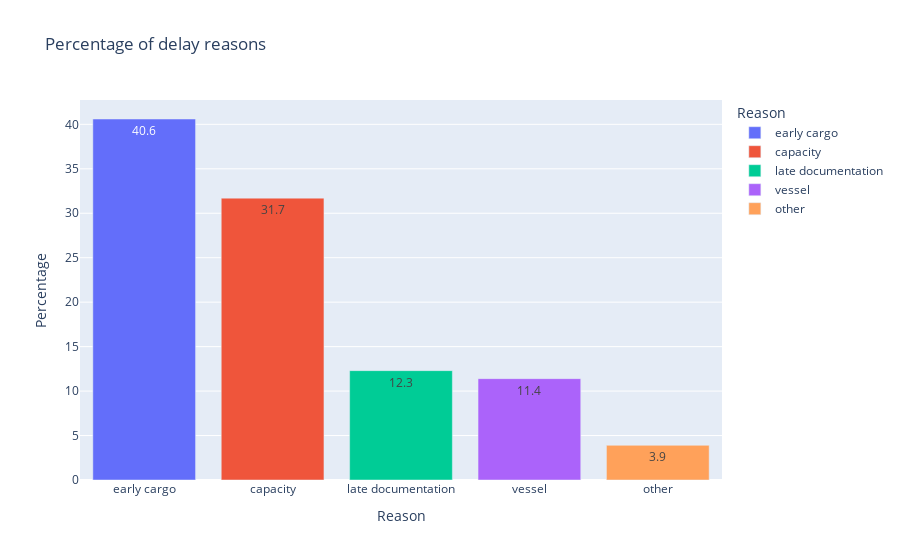

Notebook code cell kept with this figure:
### Code cell
px.bar(df_plot, 
       x='Reason', 
       y='Percentage',
       color='Reason', title='Percentage of delay reasons', text='Percentage')

### Figure 1 — Plotly figure (JSON) as saved in the notebook; plotly's stock layout.template omitted (floating-point values rounded to 4 significant figures)
{"data": [{"alignmentgroup": "True", "hovertemplate": "Reason=%{x}<br>Percentage=%{text}<extra></extra>", "legendgroup": "early cargo", "marker": {"color": "#636efa"}, "name": "early cargo", "offsetgroup": "early cargo", "orientation": "v", "showlegend": true, "text": [40.6], "textposition": "auto", "type": "bar", "x": ["early cargo"], "xaxis": "x", "y": [40.6], "yaxis": "y"}, {"alignmentgroup": "True", "hovertemplate": "Reason=%{x}<br>Percentage=%{text}<extra></extra>", "legendgroup": "capacity", "marker": {"color": "#EF553B"}, "name": "capacity", "offsetgroup": "capacity", "orientation": "v", "showlegend": true, "text": [31.7], "textposition": "auto", "type": "bar", "x": ["capacity"], "xaxis": "x", "y": [31.7], "yaxis": "y"}, {"alignmentgroup": "True", "hovertemplate": "Reason=%{x}<br>Percentage=%{text}<extra></extra>", "legendgroup": "late documentation", "marker": {"color": "#00cc96"}, "name": "late documentation", "offsetgroup": "late documentation", "orientation": "v", "showlegend": true, "text": [12.3], "textposition": "auto", "type": "bar", "x": ["late documentation"], "xaxis": "x", "y": [12.3], "yaxis": "y"}, {"alignmentgroup": "True", "hovertemplate": "Reason=%{x}<br>Percentage=%{text}<extra></extra>", "legendgroup": "vessel", "marker": {"color": "#ab63fa"}, "name": "vessel", "offsetgroup": "vessel", "orientation": "v", "showlegend": true, "text": [11.4], "textposition": "auto", "type": "bar", "x": ["vessel"], "xaxis": "x", "y": [11.4], "yaxis": "y"}, {"alignmentgroup": "True", "hovertemplate": "Reason=%{x}<br>Percentage=%{text}<extra></extra>", "legendgroup": "other", "marker": {"color": "#FFA15A"}, "name": "other", "offsetgroup": "other", "orientation": "v", "showlegend": true, "text": [3.9], "textposition": "auto", "type": "bar", "x": ["other"], "xaxis": "x", "y": [3.9], "yaxis": "y"}], "layout": {"barmode": "relative", "legend": {"title": {"text": "Reason"}, "tracegroupgap": 0}, "title": {"text": "Percentage of delay reasons"}, "xaxis": {"anchor": "y", "categoryarray": ["early cargo", "capacity", "late documentation", "vessel", "other"], "categoryorder": "array", "domain": [0, 1], "title": {"text": "Reason"}}, "yaxis": {"anchor": "x", "domain": [0, 1], "title": {"text": "Percentage"}}}}
